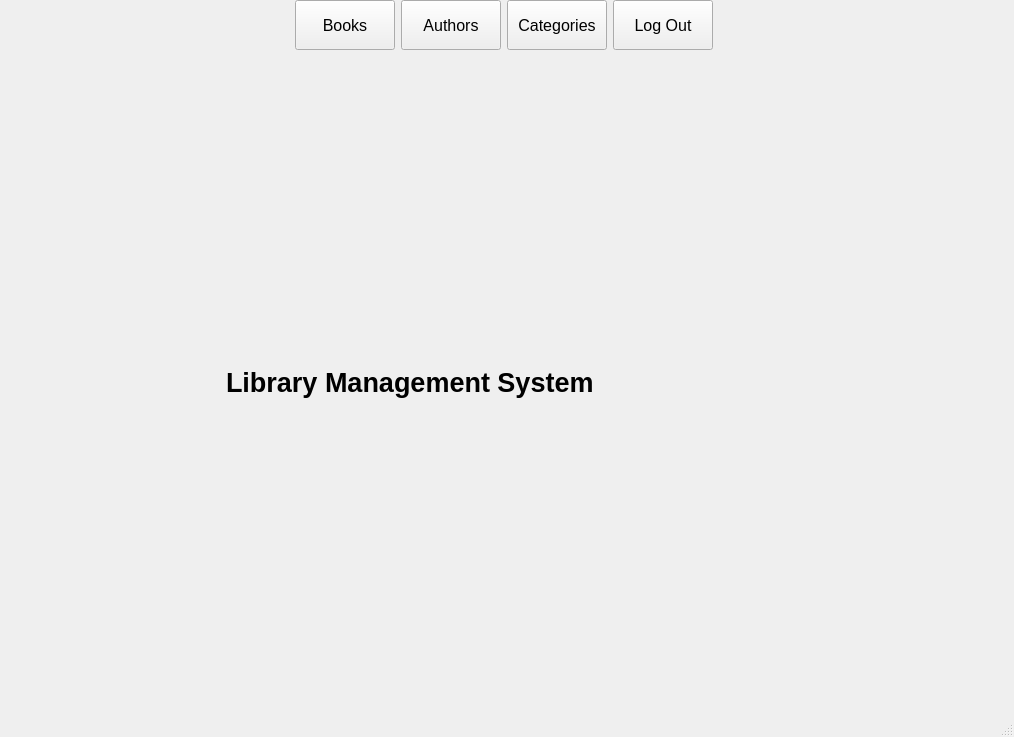
<?xml version="1.0" encoding="UTF-8"?>
<ui version="4.0">
 <class>LibraryMainWindow</class>
 <widget class="QMainWindow" name="LibraryMainWindow">
  <property name="geometry">
   <rect>
    <x>0</x>
    <y>0</y>
    <width>1014</width>
    <height>737</height>
   </rect>
  </property>
  <property name="windowTitle">
   <string>QLibrary</string>
  </property>
  <property name="windowIcon">
   <iconset resource="../../resources/resource.qrc">
    <normaloff>:/images/LibraryLogo.png</normaloff>:/images/LibraryLogo.png</iconset>
  </property>
  <property name="styleSheet">
   <string notr="true"/>
  </property>
  <property name="tabShape">
   <enum>QTabWidget::Rounded</enum>
  </property>
  <widget class="QWidget" name="centralwidget">
   <property name="styleSheet">
    <string notr="true"/>
   </property>
   <layout class="QHBoxLayout" name="horizontalLayout_2">
    <property name="spacing">
     <number>0</number>
    </property>
    <property name="leftMargin">
     <number>0</number>
    </property>
    <property name="topMargin">
     <number>0</number>
    </property>
    <property name="rightMargin">
     <number>6</number>
    </property>
    <property name="bottomMargin">
     <number>0</number>
    </property>
    <item>
     <layout class="QVBoxLayout" name="verticalLayout">
      <property name="spacing">
       <number>0</number>
      </property>
      <property name="sizeConstraint">
       <enum>QLayout::SetDefaultConstraint</enum>
      </property>
      <item>
       <widget class="QWidget" name="topBar" native="true">
        <property name="sizePolicy">
         <sizepolicy hsizetype="Expanding" vsizetype="Fixed">
          <horstretch>0</horstretch>
          <verstretch>0</verstretch>
         </sizepolicy>
        </property>
        <property name="minimumSize">
         <size>
          <width>0</width>
          <height>50</height>
         </size>
        </property>
        <property name="baseSize">
         <size>
          <width>0</width>
          <height>0</height>
         </size>
        </property>
        <property name="styleSheet">
         <string notr="true"/>
        </property>
        <layout class="QHBoxLayout" name="horizontalLayout">
         <property name="leftMargin">
          <number>0</number>
         </property>
         <property name="topMargin">
          <number>0</number>
         </property>
         <property name="rightMargin">
          <number>0</number>
         </property>
         <property name="bottomMargin">
          <number>0</number>
         </property>
         <item>
          <spacer name="horizontalSpacer">
           <property name="orientation">
            <enum>Qt::Horizontal</enum>
           </property>
           <property name="sizeHint" stdset="0">
            <size>
             <width>40</width>
             <height>20</height>
            </size>
           </property>
          </spacer>
         </item>
         <item>
          <widget class="QPushButton" name="booksButton">
           <property name="sizePolicy">
            <sizepolicy hsizetype="Minimum" vsizetype="Expanding">
             <horstretch>0</horstretch>
             <verstretch>0</verstretch>
            </sizepolicy>
           </property>
           <property name="minimumSize">
            <size>
             <width>100</width>
             <height>0</height>
            </size>
           </property>
           <property name="font">
            <font>
             <pointsize>12</pointsize>
            </font>
           </property>
           <property name="text">
            <string>Books</string>
           </property>
           <property name="checkable">
            <bool>true</bool>
           </property>
           <property name="autoExclusive">
            <bool>true</bool>
           </property>
           <property name="flat">
            <bool>false</bool>
           </property>
          </widget>
         </item>
         <item>
          <widget class="QPushButton" name="authorsButton">
           <property name="sizePolicy">
            <sizepolicy hsizetype="Minimum" vsizetype="Expanding">
             <horstretch>0</horstretch>
             <verstretch>0</verstretch>
            </sizepolicy>
           </property>
           <property name="minimumSize">
            <size>
             <width>100</width>
             <height>0</height>
            </size>
           </property>
           <property name="font">
            <font>
             <pointsize>12</pointsize>
            </font>
           </property>
           <property name="text">
            <string>Authors</string>
           </property>
           <property name="checkable">
            <bool>true</bool>
           </property>
           <property name="autoExclusive">
            <bool>true</bool>
           </property>
          </widget>
         </item>
         <item>
          <widget class="QPushButton" name="categoriesButton">
           <property name="sizePolicy">
            <sizepolicy hsizetype="Minimum" vsizetype="Expanding">
             <horstretch>0</horstretch>
             <verstretch>0</verstretch>
            </sizepolicy>
           </property>
           <property name="minimumSize">
            <size>
             <width>100</width>
             <height>0</height>
            </size>
           </property>
           <property name="font">
            <font>
             <pointsize>12</pointsize>
            </font>
           </property>
           <property name="text">
            <string>Categories</string>
           </property>
           <property name="checkable">
            <bool>true</bool>
           </property>
           <property name="autoExclusive">
            <bool>true</bool>
           </property>
          </widget>
         </item>
         <item>
          <widget class="QPushButton" name="logOutButton">
           <property name="sizePolicy">
            <sizepolicy hsizetype="Minimum" vsizetype="Expanding">
             <horstretch>0</horstretch>
             <verstretch>0</verstretch>
            </sizepolicy>
           </property>
           <property name="minimumSize">
            <size>
             <width>100</width>
             <height>0</height>
            </size>
           </property>
           <property name="font">
            <font>
             <pointsize>12</pointsize>
            </font>
           </property>
           <property name="text">
            <string>Log Out</string>
           </property>
           <property name="checkable">
            <bool>true</bool>
           </property>
           <property name="autoExclusive">
            <bool>true</bool>
           </property>
          </widget>
         </item>
         <item>
          <spacer name="horizontalSpacer_2">
           <property name="orientation">
            <enum>Qt::Horizontal</enum>
           </property>
           <property name="sizeHint" stdset="0">
            <size>
             <width>40</width>
             <height>20</height>
            </size>
           </property>
          </spacer>
         </item>
        </layout>
       </widget>
      </item>
      <item>
       <widget class="QStackedWidget" name="display">
        <widget class="QWidget" name="startPage">
         <layout class="QHBoxLayout" name="horizontalLayout_3" stretch="0,1,5,0">
          <item>
           <spacer name="horizontalSpacer_3">
            <property name="orientation">
             <enum>Qt::Horizontal</enum>
            </property>
            <property name="sizeHint" stdset="0">
             <size>
              <width>40</width>
              <height>20</height>
             </size>
            </property>
           </spacer>
          </item>
          <item>
           <widget class="QLabel" name="label_2">
            <property name="minimumSize">
             <size>
              <width>100</width>
              <height>100</height>
             </size>
            </property>
            <property name="styleSheet">
             <string notr="true">image: url(:/images/LibraryLogo.png);</string>
            </property>
            <property name="text">
             <string/>
            </property>
           </widget>
          </item>
          <item>
           <widget class="QLabel" name="label">
            <property name="palette">
             <palette>
              <active/>
              <inactive/>
              <disabled>
               <colorrole role="WindowText">
                <brush brushstyle="SolidPattern">
                 <color alpha="255">
                  <red>161</red>
                  <green>161</green>
                  <blue>161</blue>
                 </color>
                </brush>
               </colorrole>
              </disabled>
             </palette>
            </property>
            <property name="font">
             <font>
              <pointsize>20</pointsize>
              <bold>true</bold>
             </font>
            </property>
            <property name="styleSheet">
             <string notr="true"/>
            </property>
            <property name="text">
             <string>Library Management System</string>
            </property>
            <property name="indent">
             <number>20</number>
            </property>
           </widget>
          </item>
          <item>
           <spacer name="horizontalSpacer_4">
            <property name="orientation">
             <enum>Qt::Horizontal</enum>
            </property>
            <property name="sizeHint" stdset="0">
             <size>
              <width>40</width>
              <height>20</height>
             </size>
            </property>
           </spacer>
          </item>
         </layout>
        </widget>
       </widget>
      </item>
     </layout>
    </item>
   </layout>
  </widget>
  <widget class="QMenuBar" name="menubar">
   <property name="geometry">
    <rect>
     <x>0</x>
     <y>0</y>
     <width>1014</width>
     <height>22</height>
    </rect>
   </property>
  </widget>
  <widget class="QStatusBar" name="statusbar">
   <property name="autoFillBackground">
    <bool>false</bool>
   </property>
  </widget>
 </widget>
 <resources>
  <include location="../../resources/resource.qrc"/>
 </resources>
 <connections/>
</ui>
